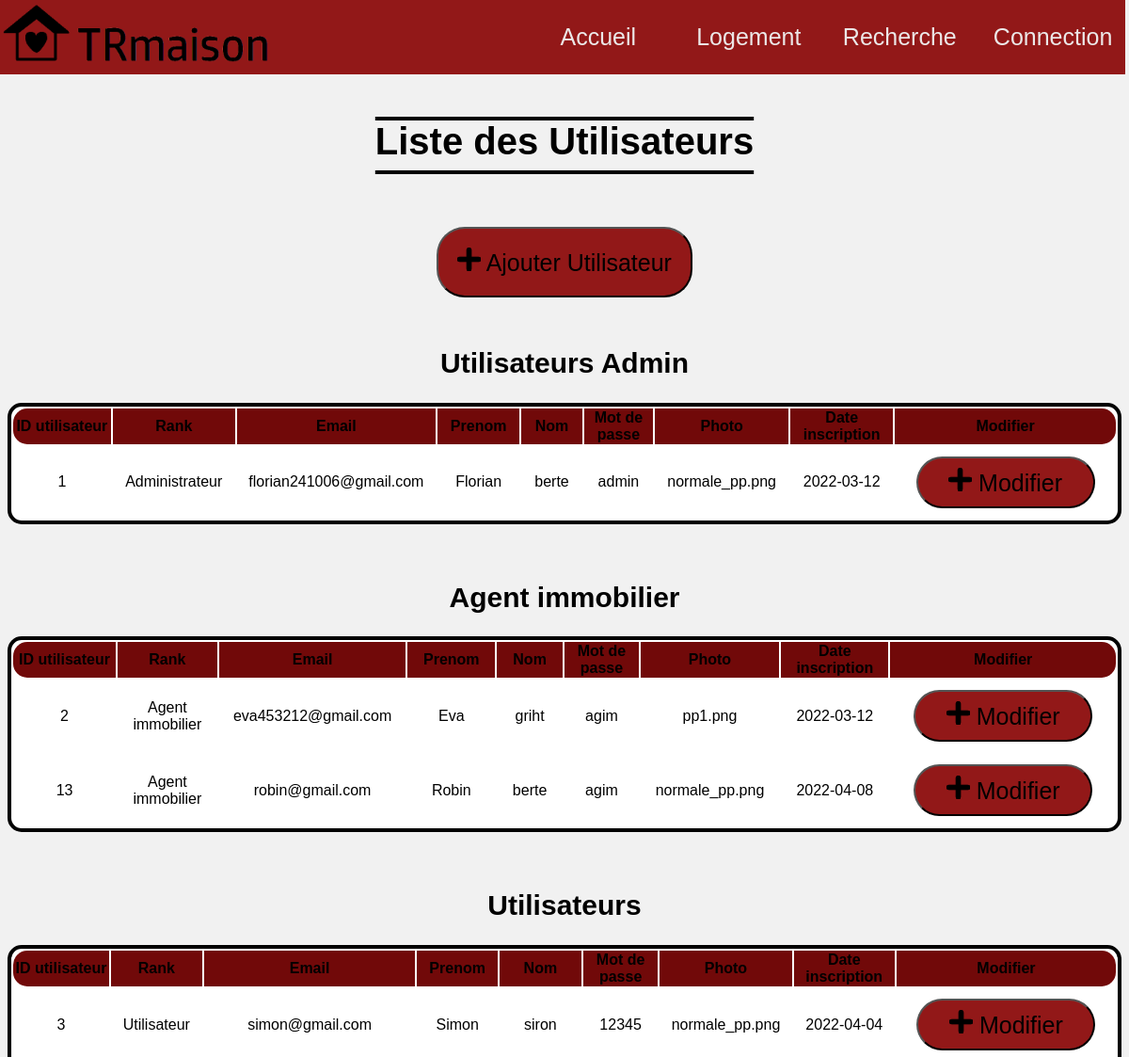
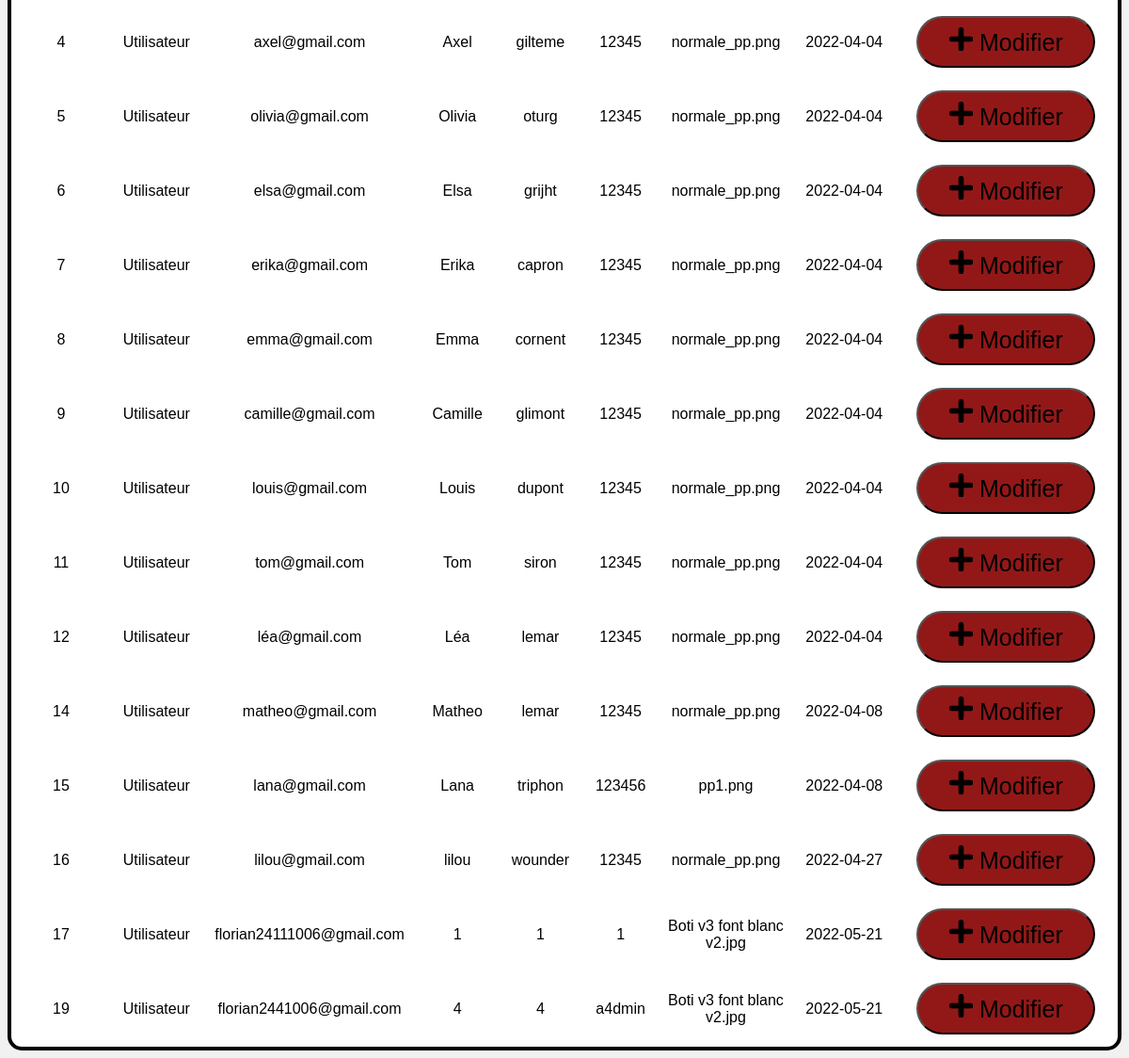
/Site/Admin/index.php, run on the app's committed database (2 pictures, top to bottom).
### tables this page shows
CREATE TABLE `utilisateurs` (
  `ID_utilisateur` int(11) NOT NULL,
  `email` text NOT NULL,
  `mot_de_passe` text NOT NULL,
  `date_inscription` datetime NOT NULL DEFAULT current_timestamp(),
  `prenom` text NOT NULL,
  `nom` text NOT NULL,
  `photo` text NOT NULL,
  `rank` int(1) NOT NULL
);

### Site/Admin/index.php (the view, shortened to what this page needs)
<!DOCTYPE html>
<html lang="fr-FR">
    <head>
        <link rel="stylesheet" href="..\General.css">
    </head>
    <body>
		<ul class="selecteur1">
            <li class="logo_haut_page"><img class="logo" src="..\..\image\logo_TRmaison_nom.jpg" width="300px" height="75px" alt="logo_TRmaison"></li>
            <?php session_start();
                if (isset($_SESSION['ID_utilisateur']))
                    { echo '<li class="selecteur2"><a href="..\utilisateur\deconnection.php">'.'<img classe="image-profil" src="../../image/'.$_SESSION['photo'].'" width="25px" height="25px" alt="Photo de profil">'.' '.'<strong>'.$_SESSION['prenom'].'</strong></a></li>'; }
                else
                    { echo '<li class="selecteur2"><a href="..\utilisateur\Connection.php">Connection</a></li>'; }
            ?>
            <li class="selecteur2"><a href="..\Recherche.php">Recherche</a></li>
            <li class="selecteur2"><a href="..\logement.php">Logement</a></li>
            <li class="selecteur2"><a href="..\index.php">Accueil</a></li>
        </ul>
		<br/><br/><h1><strong class="h3-index">Liste des Utilisateurs</strong></h1><br/><br/>
		<form action="insert.php"><button class="button-index-admin"><img src="..\..\image\plus-noir.png" alt="plus" width="25px" height="25px"> Ajouter Utilisateur</button></form><br/>
		<h2 class="index-admin-h2">Utilisateurs Admin</h2>
			<table>
				<thead>
					<tr>
						<th class="th-admin-radius-haut-gauche">ID utilisateur</th>
						<th>Rank</th>
						<th>Email</th>
						<th>Prenom</th>
						<th>Nom</th>
						<th>Mot de passe</th>
						<th>Photo</th>
						<th>Date inscription</th>
						<th class="th-admin-radius-haut-droit">Modifier</th>
					</tr>
				</thead>
				<tbody>
					<?php
					$db=Database::connect();
					$statement=$db->query('SELECT ID_utilisateur, email, mot_de_passe, date(date_inscription) AS date, prenom, nom, photo, rank AS ranka
										   FROM utilisateurs WHERE rank=1');
					while($utilisateur=$statement->fetch())
					{
						switch ($utilisateur['ranka']) {
							case 1: $rankA = 'Administrateur'; break;
						}
						echo'<tr>';
						echo'<td>'.$utilisateur['ID_utilisateur'].'</td>';
						echo'<td>'.$rankA.'</td>';
						echo'<td>'.$utilisateur['email'].'</td>';
						echo'<td>'.$utilisateur['prenom'].'</td>';
						echo'<td>'.$utilisateur['nom'].'</td>';
						echo'<td>'.$utilisateur['mot_de_passe'].'</td>';
						echo'<td>'.$utilisateur['photo'].'</td>';
						echo'<td>'.$utilisateur['date'].'</td>';
						echo'<td>'.'<form action="update.php?utilisateur='.$utilisateur['ID_utilisateur'].'" method="post"><button><img src="..\..\image\plus-noir.png" alt="plus" width="25px" height="25px"> Modifier</button></form>'.'</td>';
						echo'</tr>';
					}
					?>
				</tbody>
			</table>
			<br/><br/>
			<h2 class="index-admin-h2">Agent immobilier</h2>
			<table>
				<thead>
					<tr>
						<th class="th-admin-radius-haut-gauche">ID utilisateur</th>
						<th>Rank</th>
						<th>Email</th>
						<th>Prenom</th>
						<th>Nom</th>
						<th>Mot de passe</th>
						<th>Photo</th>
						<th>Date inscription</th>
						<th class="th-admin-radius-haut-droit">Modifier</th>
					</tr>
				</thead>
				<tbody>
					<?php
					$statement2=$db->query('SELECT ID_utilisateur, email, mot_de_passe, date(date_inscription) AS date, prenom, nom, photo, rank AS ranki
										   FROM utilisateurs WHERE rank=2');
					while($utilisateur2=$statement2->fetch())
					{
						switch ($utilisateur2['ranki']) {
							case 2: $rankI = 'Agent immobilier'; break;
						}
						echo'<tr>';
						echo'<td>'.$utilisateur2['ID_utilisateur'].'</td>';
						echo'<td>'.$rankI.'</td>';
						echo'<td>'.$utilisateur2['email'].'</td>';
						echo'<td>'.$utilisateur2['prenom'].'</td>';
						echo'<td>'.$utilisateur2['nom'].'</td>';
						echo'<td>'.$utilisateur2['mot_de_passe'].'</td>';
						echo'<td>'.$utilisateur2['photo'].'</td>';
						echo'<td>'.$utilisateur2['date'].'</td>';
						echo'<td>'.'<form action="update.php?utilisateur='.$utilisateur2['ID_utilisateur'].'" method="post"><button><img src="..\..\image\plus-noir.png" alt="plus" width="25px" height="25px"> Modifier</button></form>'.'</td>';
						echo'</tr>';
					}
					?>
				</tbody>
			</table>
			<br/><br/>
			<h2 class="index-admin-h2">Utilisateurs</h2>
			<table>
				<thead>
					<tr>
						<th class="th-admin-radius-haut-gauche">ID utilisateur</th>
						<th>Rank</th>
						<th>Email</th>
						<th>Prenom</th>
						<th>Nom</th>
						<th>Mot de passe</th>
						<th>Photo</th>
						<th>Date inscription</th>
						<th class="th-admin-radius-haut-droit">Modifier</th>
					</tr>
				</thead>
				<tbody>
					<?php
					$statement3=$db->query('SELECT ID_utilisateur, email, mot_de_passe, date(date_inscription) AS date, prenom, nom, photo, rank AS ranku
										   FROM utilisateurs WHERE rank=3');
					while($utilisateur3=$statement3->fetch())
					{
						switch ($utilisateur3['ranku']) {
							case 3: $rankU = 'Utilisateur'; break;
						}
						echo'<tr>';
						echo'<td>'.$utilisateur3['ID_utilisateur'].'</td>';
						echo'<td>'.$rankU.'</td>';
						echo'<td>'.$utilisateur3['email'].'</td>';
						echo'<td>'.$utilisateur3['prenom'].'</td>';
						echo'<td>'.$utilisateur3['nom'].'</td>';
						echo'<td>'.$utilisateur3['mot_de_passe'].'</td>';
						echo'<td>'.$utilisateur3['photo'].'</td>';
						echo'<td>'.$utilisateur3['date'].'</td>';
						echo'<td>'.'<form method="POST" action="update.php?utilisateur='.$utilisateur3['ID_utilisateur'].'"><button type="submit"><img src="..\..\image\plus-noir.png" alt="plus" width="25px" height="25px"> Modifier</button></form>'.'</td>';
						echo'</tr>';
					}
					?>
				</tbody>
			</table>
	</body>
</html>

### Site/General.css (style rules this page uses)
body { font-family: Verdana, Geneva, Tahoma, sans-serif; text-align: center; background-color: rgb(241, 241, 241); }
.selecteur2 { float: right; width: 160px; }
.selecteur2 a { display: block; color: rgb(236, 232, 232); text-align: center; padding: 25px 20px; text-decoration: none; font-size: 25px; }
.logo_haut_page { float: left; }
.selecteur1 { list-style-type: none; margin: -8px; padding: 0px; overflow: hidden; background-color: rgb(146, 24, 24); font-family: 'Gill Sans', 'Gill Sans MT', Calibri, 'Trebuchet MS', sans-serif; width: 101%; }
.boutton , button { background-color: rgb(146, 24, 24); cursor: pointer; border-radius: 30px; font-size: 25px; margin: 10px; color: black; width: 190px; height: 55px; text-align: center; text-decoration: none; }
a { font-size: 20px; }
.h3-index { font-size: 40px; text-decoration: underline overline; text-underline-offset: 17px; text-align: center; float: center; }
table { border-radius: 15px; border: #000000 solid 4px; background-color: #ffffff; }
th { background-color: #710909; width: 1386px; }
.th-admin-radius-haut-gauche { border-top-left-radius: 15px; border-bottom-left-radius: 15px; }
.th-admin-radius-haut-droit { border-top-right-radius: 15px; border-bottom-right-radius: 15px; }
.index-admin-h2 { font-size: 30px; }
.button-index-admin { width: auto; padding: 20px; height: auto; }

### data on the page
utilisateurs: ID_utilisateur "1", rank "Administrateur", email "florian241006@gmail.com", prenom "Florian", nom "berte", mot_de_passe "admin", photo "normale_pp.png", date "2022-03-12"
utilisateurs: ID_utilisateur "2", rank "Agent immobilier", email "eva453212@gmail.com", prenom "Eva", nom "griht", mot_de_passe "agim", photo "pp1.png", date "2022-03-12"
utilisateurs: ID_utilisateur "13", rank "Agent immobilier", email "robin@gmail.com", prenom "Robin", nom "berte", mot_de_passe "agim", photo "normale_pp.png", date "2022-04-08"
utilisateurs: ID_utilisateur "3", rank "Utilisateur", email "simon@gmail.com", prenom "Simon", nom "siron", mot_de_passe "12345", photo "normale_pp.png", date "2022-04-04"
utilisateurs: ID_utilisateur "4", rank "Utilisateur", email "axel@gmail.com", prenom "Axel", nom "gilteme", mot_de_passe "12345", photo "normale_pp.png", date "2022-04-04"
utilisateurs: ID_utilisateur "5", rank "Utilisateur", email "olivia@gmail.com", prenom "Olivia", nom "oturg", mot_de_passe "12345", photo "normale_pp.png", date "2022-04-04"
utilisateurs: ID_utilisateur "6", rank "Utilisateur", email "elsa@gmail.com", prenom "Elsa", nom "grijht", mot_de_passe "12345", photo "normale_pp.png", date "2022-04-04"
utilisateurs: ID_utilisateur "7", rank "Utilisateur", email "erika@gmail.com", prenom "Erika", nom "capron", mot_de_passe "12345", photo "normale_pp.png", date "2022-04-04"
utilisateurs: ID_utilisateur "8", rank "Utilisateur", email "emma@gmail.com", prenom "Emma", nom "cornent", mot_de_passe "12345", photo "normale_pp.png", date "2022-04-04"
utilisateurs: ID_utilisateur "9", rank "Utilisateur", email "camille@gmail.com", prenom "Camille", nom "glimont", mot_de_passe "12345", photo "normale_pp.png", date "2022-04-04"
utilisateurs: ID_utilisateur "10", rank "Utilisateur", email "louis@gmail.com", prenom "Louis", nom "dupont", mot_de_passe "12345", photo "normale_pp.png", date "2022-04-04"
utilisateurs: ID_utilisateur "11", rank "Utilisateur", email "tom@gmail.com", prenom "Tom", nom "siron", mot_de_passe "12345", photo "normale_pp.png", date "2022-04-04"
utilisateurs: ID_utilisateur "12", rank "Utilisateur", email "léa@gmail.com", prenom "Léa", nom "lemar", mot_de_passe "12345", photo "normale_pp.png", date "2022-04-04"
utilisateurs: ID_utilisateur "14", rank "Utilisateur", email "matheo@gmail.com", prenom "Matheo", nom "lemar", mot_de_passe "12345", photo "normale_pp.png", date "2022-04-08"
utilisateurs: ID_utilisateur "15", rank "Utilisateur", email "lana@gmail.com", prenom "Lana", nom "triphon", mot_de_passe "123456", photo "pp1.png", date "2022-04-08"
utilisateurs: ID_utilisateur "16", rank "Utilisateur", email "lilou@gmail.com", prenom "lilou", nom "wounder", mot_de_passe "12345", photo "normale_pp.png", date "2022-04-27"
utilisateurs: ID_utilisateur "17", rank "Utilisateur", email "florian24111006@gmail.com", prenom "1", nom "1", mot_de_passe "1", photo "Boti v3 font blanc v2.jpg", date "2022-05-21"
utilisateurs: ID_utilisateur "19", rank "Utilisateur", email "florian2441006@gmail.com", prenom "4", nom "4", mot_de_passe "a4dmin", photo "Boti v3 font blanc v2.jpg", date "2022-05-21"
